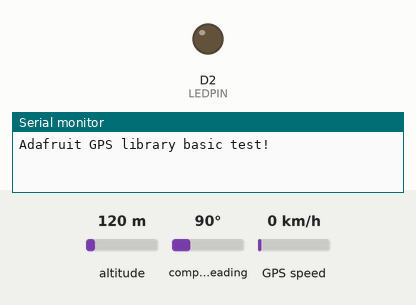
Recording of a sketch running on a simulated Arduino Zero (SAMD21). Shown: output pins drawn as LEDs (lit = HIGH), the last lines printed to the serial monitor. Inputs (shaded band) come from the test bench; at power-on: altitude 120 m, compass heading 90°, GPS speed 0 km/h. The GPS gets a fix after 3 s at 37.7749, -122.4194 with 8 satellites; pins used as bus, display or sensor lines are not drawn.

Above: at 1.5 s.
At 3.0 s:
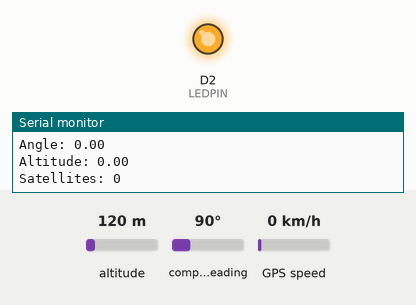
Timing chart, 0 to 6.2 s (numbered marks = the images above):
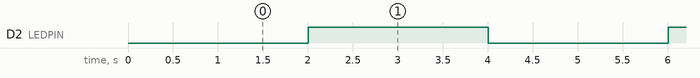

The sketch:

gps-fix-parsed.ino
```cpp
#include <Adafruit_GPS.h>
#define GPSSerial Serial1

Adafruit_GPS GPS(&GPSSerial);

#define GPSECHO false
#define LEDPIN 2
#define GPSRST 3

int ledState = 0;

uint32_t timer = millis();

void setup() {
  SerialUSB.begin(9600);
  SerialUSB.println("Adafruit GPS library basic test!");

  // Initiate GPS
  GPS.begin(9600);
  GPS.sendCommand(PMTK_SET_NMEA_OUTPUT_RMCGGA);
  GPS.sendCommand(PMTK_SET_NMEA_UPDATE_1HZ);
  GPS.sendCommand(PGCMD_ANTENNA);

  pinMode(GPSRST, OUTPUT);
  digitalWrite(GPSRST, HIGH);

  delay(1000);

  // Initiate the LED pin as an output
  pinMode(LEDPIN, OUTPUT);
  digitalWrite(LEDPIN, ledState);
}

void loop() {
  char c = GPS.read();

  if (GPS.newNMEAreceived()) {
    if (!GPS.parse(GPS.lastNMEA())) {
      return;
    }
  }

  if (millis() - timer > 2000) {
    timer = millis();
    SerialUSB.print("\nTime: ");

    if (GPS.hour < 10) {
      SerialUSB.print('0');
    }
    SerialUSB.print(GPS.hour, DEC);
    SerialUSB.print(':');

    if (GPS.minute < 10) {
      SerialUSB.print('0');
    }
    SerialUSB.print(GPS.minute, DEC);
    SerialUSB.print(':');

    if (GPS.seconds < 10) {
      SerialUSB.print('0');
    }
    SerialUSB.print(GPS.seconds, DEC);
    SerialUSB.print('.');

    if (GPS.milliseconds < 10) {
      SerialUSB.print("00");
    } else if (GPS.milliseconds > 9 && GPS.milliseconds < 100) {
      SerialUSB.print("0");
    }

    SerialUSB.println(GPS.milliseconds);
    SerialUSB.print("Date: ");
    SerialUSB.print(GPS.day, DEC);
    SerialUSB.print('/');
    SerialUSB.print(GPS.month, DEC);
    SerialUSB.print("/20");
    SerialUSB.println(GPS.year, DEC);
    SerialUSB.print("Fix: ");
    SerialUSB.print((int)GPS.fix);
    SerialUSB.print(" quality: ");
    SerialUSB.println((int)GPS.fixquality);
    SerialUSB.print("Time [s] since last fix: ");
    SerialUSB.println(GPS.secondsSinceFix(), 3);
    SerialUSB.print("    since last GPS time: ");
    SerialUSB.println(GPS.secondsSinceTime(), 3);
    SerialUSB.print("    since last GPS date: ");
    SerialUSB.println(GPS.secondsSinceDate(), 3);
    SerialUSB.print("Location: ");
    SerialUSB.print(GPS.latitude, 8);
    SerialUSB.print(GPS.lat);
    SerialUSB.print(", ");
    SerialUSB.print(GPS.longitude, 8);
    SerialUSB.println(GPS.lon);
    SerialUSB.print("Speed (knots): ");
    SerialUSB.println(GPS.speed);
    SerialUSB.print("Angle: ");
    SerialUSB.println(GPS.angle);
    SerialUSB.print("Altitude: ");
    SerialUSB.println(GPS.altitude);
    SerialUSB.print("Satellites: ");
    SerialUSB.println((int)GPS.satellites);

    // LED Toggle
    ledState = !ledState;
    digitalWrite(LEDPIN, ledState);
  }
}
```

Measured:
- by itself, D2 (LEDPIN): alternates HIGH for 2.0 s and LOW for 2.0 s
